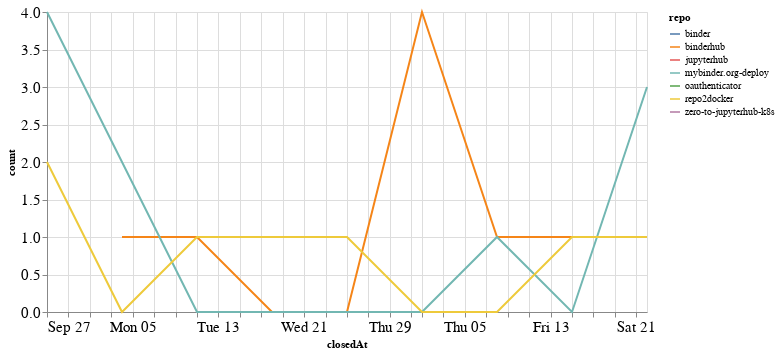

This figure's notebook cell:
### Code cell
closed_by_time = closed_by.groupby('repo').resample('W', on='closedAt').count()['author'].reset_index()
closed_by_time = closed_by_time.rename(columns={'author': 'count'})

alt.Chart(closed_by_time, width=600).mark_line().encode(
    x='closedAt',
    y='count',
    color='repo',
    tooltip="repo"
)

### Figure 1 — Vega-Lite specification as saved in the notebook (floating-point values rounded to 4 significant figures)
{"config": {"axisLeft": {"labelFontSize": 15}, "axisBottom": {"labelFontSize": 15}}, "data": {"name": "data-108073d8f29b7727f62509d05e5b164e"}, "mark": "line", "encoding": {"color": {"type": "nominal", "field": "repo"}, "tooltip": {"type": "nominal", "field": "repo"}, "x": {"type": "temporal", "field": "closedAt"}, "y": {"type": "quantitative", "field": "count"}}, "width": 600, "$schema": "https://vega.github.io/schema/vega-lite/v4.8.1.json", "datasets": {"data-108073d8f29b7727f62509d05e5b164e": [{"repo": "binder", "closedAt": "2020-11-15T00:00:00", "count": 1}, {"repo": "binderhub", "closedAt": "2020-10-04T00:00:00", "count": 1}, {"repo": "binderhub", "closedAt": "2020-10-11T00:00:00", "count": 1}, {"repo": "binderhub", "closedAt": "2020-10-18T00:00:00", "count": 0}, {"repo": "binderhub", "closedAt": "2020-10-25T00:00:00", "count": 0}, {"repo": "binderhub", "closedAt": "2020-11-01T00:00:00", "count": 4}, {"repo": "binderhub", "closedAt": "2020-11-08T00:00:00", "count": 1}, {"repo": "binderhub", "closedAt": "2020-11-15T00:00:00", "count": 1}, {"repo": "binderhub", "closedAt": "2020-11-22T00:00:00", "count": 1}, {"repo": "jupyterhub", "closedAt": "2020-11-22T00:00:00", "count": 1}, {"repo": "mybinder.org-deploy", "closedAt": "2020-09-27T00:00:00", "count": 4}, {"repo": "mybinder.org-deploy", "closedAt": "2020-10-04T00:00:00", "count": 2}, {"repo": "mybinder.org-deploy", "closedAt": "2020-10-11T00:00:00", "count": 0}, {"repo": "mybinder.org-deploy", "closedAt": "2020-10-18T00:00:00", "count": 0}, {"repo": "mybinder.org-deploy", "closedAt": "2020-10-25T00:00:00", "count": 0}, {"repo": "mybinder.org-deploy", "closedAt": "2020-11-01T00:00:00", "count": 0}, {"repo": "mybinder.org-deploy", "closedAt": "2020-11-08T00:00:00", "count": 1}, {"repo": "mybinder.org-deploy", "closedAt": "2020-11-15T00:00:00", "count": 0}, {"repo": "mybinder.org-deploy", "closedAt": "2020-11-22T00:00:00", "count": 3}, {"repo": "oauthenticator", "closedAt": "2020-11-22T00:00:00", "count": 1}, {"repo": "repo2docker", "closedAt": "2020-09-27T00:00:00", "count": 2}, {"repo": "repo2docker", "closedAt": "2020-10-04T00:00:00", "count": 0}, {"repo": "repo2docker", "closedAt": "2020-10-11T00:00:00", "count": 1}, {"repo": "repo2docker", "closedAt": "2020-10-18T00:00:00", "count": 1}, {"repo": "repo2docker", "closedAt": "2020-10-25T00:00:00", "count": 1}, {"repo": "repo2docker", "closedAt": "2020-11-01T00:00:00", "count": 0}, {"repo": "repo2docker", "closedAt": "2020-11-08T00:00:00", "count": 0}, {"repo": "repo2docker", "closedAt": "2020-11-15T00:00:00", "count": 1}, {"repo": "repo2docker", "closedAt": "2020-11-22T00:00:00", "count": 1}, {"repo": "zero-to-jupyterhub-k8s", "closedAt": "2020-10-18T00:00:00", "count": 1}]}}
